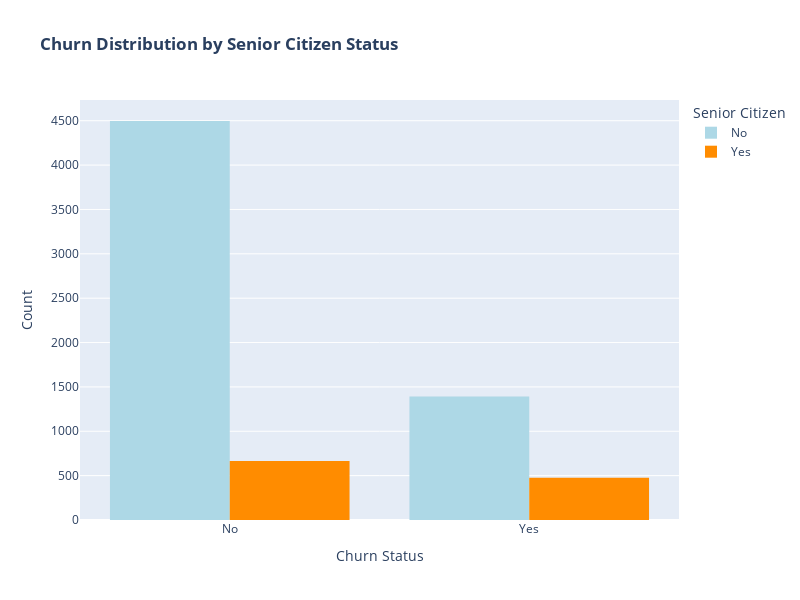

Notebook code for this chart:
### Code cell
color_map = {"Yes": 'darkorange', "No": 'lightblue'}

# Creating  histogram to visualize Churn distribution with respect to Senior Citizen status
fig = px.histogram(df, x="Churn", color="SeniorCitizen", barmode='group',
                   title="<b>Churn Distribution by Senior Citizen Status</b>",
                   color_discrete_map=color_map)

fig.update_layout(width=800, height=600, bargap=0.2, 
                  xaxis_title="Churn Status", 
                  yaxis_title="Count",
                  legend_title="Senior Citizen")

fig.show()

### Figure 1 — Plotly figure (JSON) as saved in the notebook; plotly's stock layout.template omitted (floating-point values rounded to 4 significant figures; data arrays with more than 128 entries replaced by an {"elided": "..."} marker saying what was removed)
{"data": [{"alignmentgroup": "True", "bingroup": "x", "hovertemplate": "SeniorCitizen=No<br>Churn=%{x}<br>count=%{y}<extra></extra>", "legendgroup": "No", "marker": {"color": "lightblue", "pattern": {"shape": ""}}, "name": "No", "offsetgroup": "No", "orientation": "v", "showlegend": true, "type": "histogram", "x": {"elided": "5890 str values"}, "xaxis": "x", "yaxis": "y"}, {"alignmentgroup": "True", "bingroup": "x", "hovertemplate": "SeniorCitizen=Yes<br>Churn=%{x}<br>count=%{y}<extra></extra>", "legendgroup": "Yes", "marker": {"color": "darkorange", "pattern": {"shape": ""}}, "name": "Yes", "offsetgroup": "Yes", "orientation": "v", "showlegend": true, "type": "histogram", "x": {"elided": "1142 str values"}, "xaxis": "x", "yaxis": "y"}], "layout": {"bargap": 0.2, "barmode": "group", "height": 600, "legend": {"title": {"text": "Senior Citizen"}, "tracegroupgap": 0}, "title": {"text": "<b>Churn Distribution by Senior Citizen Status</b>"}, "width": 800, "xaxis": {"anchor": "y", "autorange": true, "domain": [0, 1], "range": [-0.5, 1.5], "title": {"text": "Churn Status"}, "type": "category"}, "yaxis": {"anchor": "x", "autorange": true, "domain": [0, 1], "range": [0, 4734.0], "title": {"text": "Count"}}}}
